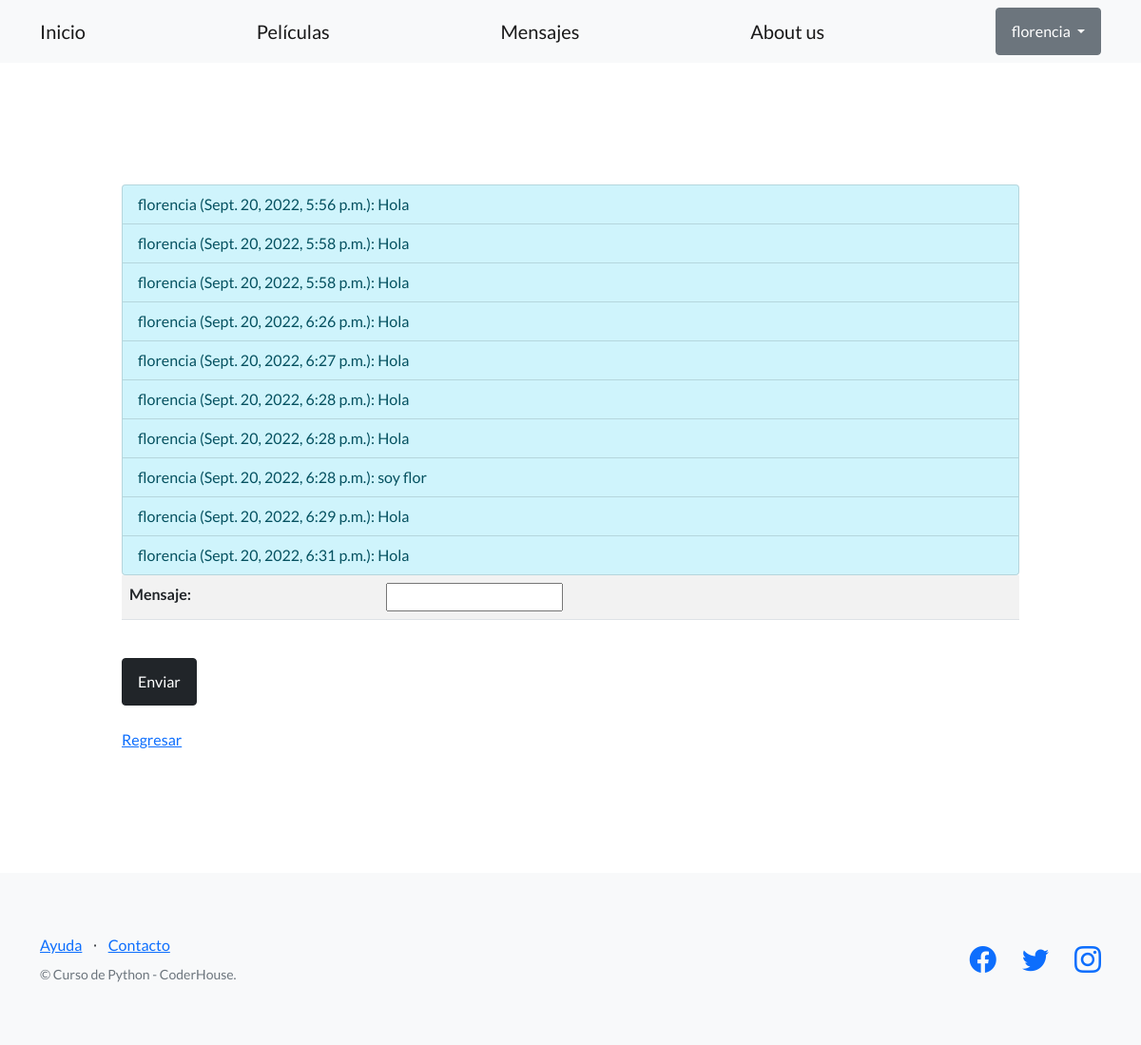
Page /peliculas/messages/ (signed in) on the earlier database version.
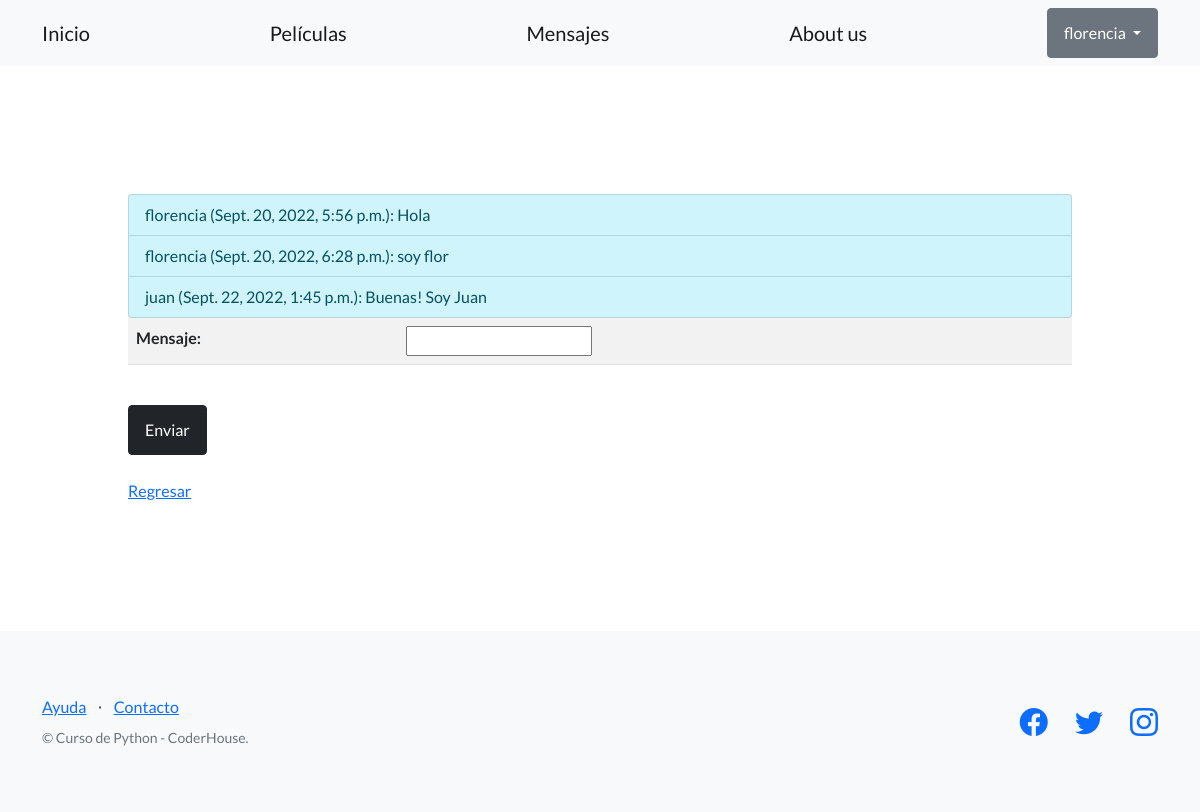
Same page on the later database version.
### app_movies/models.py (models this page shows, shortened)
class Mensajes(models.Model):
    user = models.ForeignKey(User, on_delete=models.CASCADE)
    fecha_creacion = models.DateTimeField(auto_now_add=True)
    mensaje = models.CharField(max_length=400)

### app_movies/views.py (the view)
# urls.py: path('messages/', views.mensajes, name="mensajes")
@login_required
def mensajes (request):
    mensajeForm = MensajesForm()
    mensaje = Mensajes.objects.all()
    if request.method == 'POST':
        contenido_mensaje = MensajesForm(request.POST)
        if contenido_mensaje.is_valid():
            data = contenido_mensaje.cleaned_data
            mensaje = Mensajes(mensaje=data["mensaje"], user=request.user)
            mensaje.save()
            return redirect('mensajes')
        else:
            return render(request, 'app_movies/mensajes.html', {"mensajeForm": contenido_mensaje,"mensajes": mensaje})
    else:
        return render(request, 'app_movies/mensajes.html', {"mensajeForm": mensajeForm,  "mensajes": mensaje})

### app_movies/forms.py
class MensajesForm(forms.Form):
    mensaje = forms.CharField(max_length=400)

### app_movies/templates/app_movies/mensajes.html (shortened to what this page needs)
{% load static %}
<!DOCTYPE html>
<html lang="en">
    <head>
        <link href="https://cdn.jsdelivr.net/npm/bootstrap-icons@1.5.0/font/bootstrap-icons.css" rel="stylesheet" type="text/css" />
        <link href="{% static 'app_movies/css/styles.css' %}" rel="stylesheet" />
    </head>
    <body>
        <nav class="navbar navbar-light bg-light static-top">
            <div class="container">
                <a class="navbar-brand" href="{% url 'inicio' %}">Inicio</a>
                <a class="navbar-brand" href="{% url 'peliculas' %}">Películas</a>
                <a class="navbar-brand" href="{% url 'mensajes' %}">Mensajes</a>
                <a class="navbar-brand" href="{% url 'about_us' %}">About us</a>
                {% if user.is_authenticated %}
                <div class="dropdown">
                    <button class="btn btn-secondary dropdown-toggle" type="button" id="dropdownMenuButton1" data-bs-toggle="dropdown" aria-expanded="false">
                      {{ user.username }}
                    </button>
                  </div>
                {% else %}
                <a class="btn btn-primary" href="{% url 'register' %}">REGISTRARSE</a>
                {% endif %}
            </div>
        </nav>
        <section style="padding:80px;">
        <div style="padding: 3em;">
            <ul class="list-group">
            {% for item in mensajes %}
                <li class="list-group-item list-group-item-info">
                    {{item.user}} ({{item.fecha_creacion}}): {{item.mensaje}}
                </li>
            {% endfor %}
            </ul>
            <form method="POST">
                <table class="table table-striped">
                    {{mensajeForm.as_table}}
                </table>
                <br>
                <button class="btn btn-dark" type="submit">Enviar</button>
            </form>
            <br>
            <a href="{% url 'inicio' %}">Regresar</button></a>
        </div>
        </section>
        <footer class="footer bg-light">
            <div class="container">
                <div class="row">
                    <div class="col-lg-6 h-100 text-center text-lg-start my-auto">
                        <ul class="list-inline mb-2">
                            <li class="list-inline-item"><a href="#!">Ayuda</a></li>
                            <li class="list-inline-item">⋅</li>
                            <li class="list-inline-item"><a href="#!">Contacto</a></li>
                        </ul>
                        <p class="text-muted small mb-4 mb-lg-0">&copy; Curso de Python - CoderHouse.</p>
                    </div>
                    <div class="col-lg-6 h-100 text-center text-lg-end my-auto">
                        <ul class="list-inline mb-0">
                            <li class="list-inline-item me-4">
                                <a href="#!"><i class="bi-facebook fs-3"></i></a>
                            </li>
                            <li class="list-inline-item me-4">
                                <a href="#!"><i class="bi-twitter fs-3"></i></a>
                            </li>
                            <li class="list-inline-item">
                                <a href=""><i class="bi-instagram fs-3"></i></a>
                            </li>
                        </ul>
                    </div>
                </div>
            </div>
        </footer>
    </body>
</html>

Differences in the rows shown:
removed Mensajes: user "florencia", fecha_creacion "Sept. 20, 2022, 5:58 p.m.", mensaje "Hola"
removed Mensajes: user "florencia", fecha_creacion "Sept. 20, 2022, 5:58 p.m.", mensaje "Hola"
removed Mensajes: user "florencia", fecha_creacion "Sept. 20, 2022, 6:26 p.m.", mensaje "Hola"
removed Mensajes: user "florencia", fecha_creacion "Sept. 20, 2022, 6:27 p.m.", mensaje "Hola"
removed Mensajes: user "florencia", fecha_creacion "Sept. 20, 2022, 6:28 p.m.", mensaje "Hola"
removed Mensajes: user "florencia", fecha_creacion "Sept. 20, 2022, 6:28 p.m.", mensaje "Hola"
removed Mensajes: user "florencia", fecha_creacion "Sept. 20, 2022, 6:29 p.m.", mensaje "Hola"
removed Mensajes: user "florencia", fecha_creacion "Sept. 20, 2022, 6:31 p.m.", mensaje "Hola"
added Mensajes: user "juan", fecha_creacion "Sept. 22, 2022, 1:45 p.m.", mensaje "Buenas! Soy Juan"
